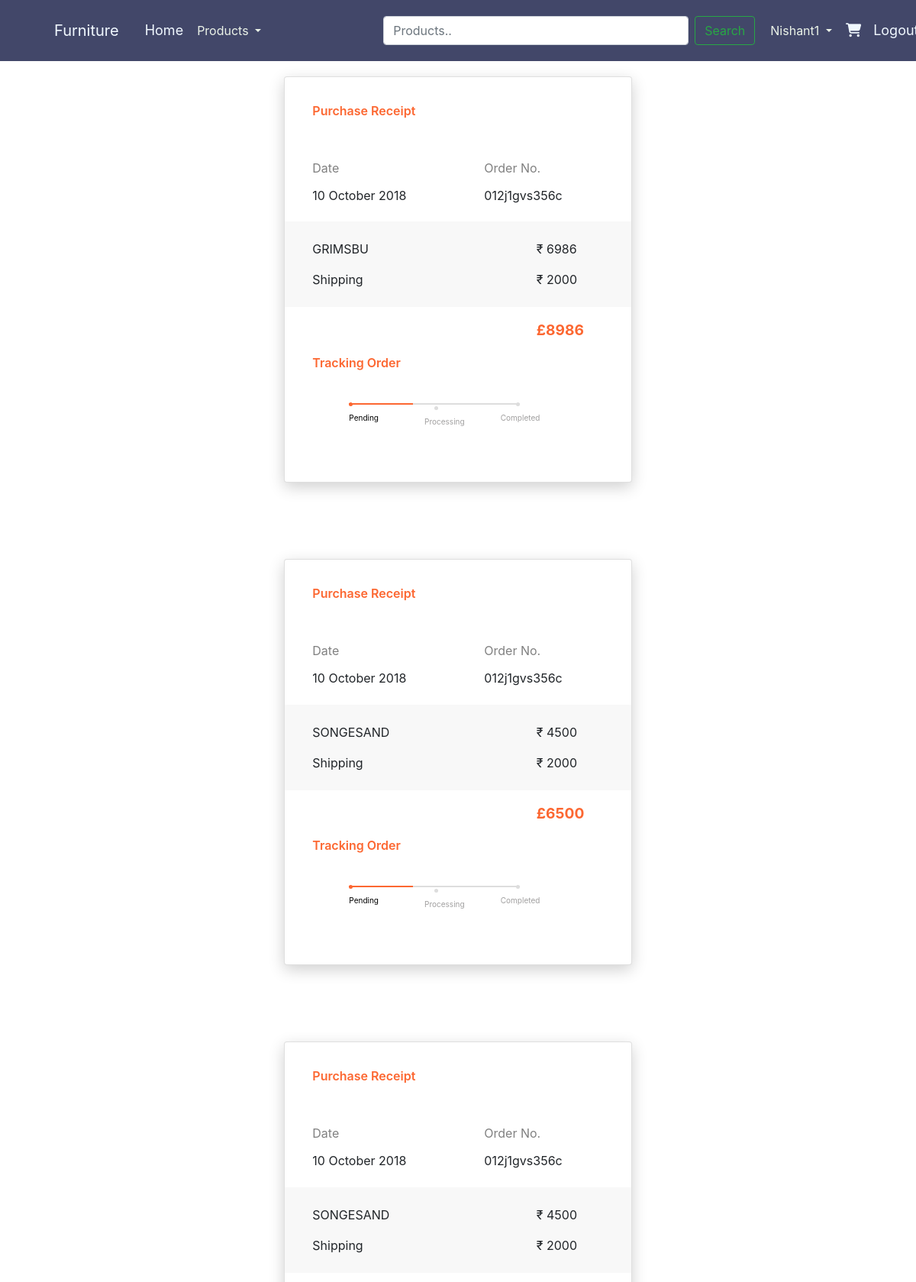
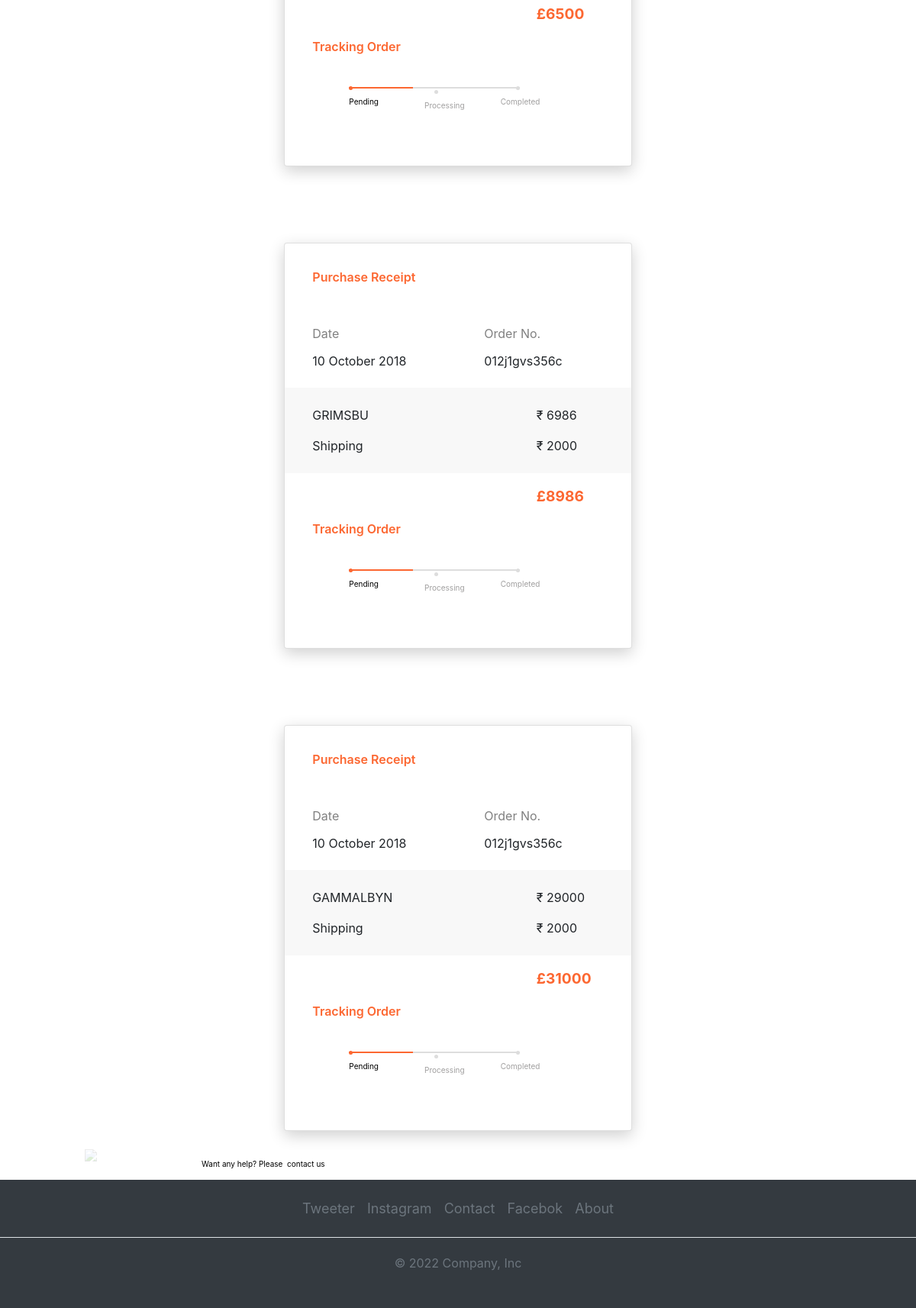
The app's page /order/ (signed in) with its own data (2 pictures, top to bottom).
### core/models.py (models this page shows, shortened)
class Order(models.Model):
    STATUS_CHOICES = [
        ('PENDING','Pending'),
        ('PROCESSING','Processing'),
        ('COMPLETED','Completed'),
        ('CANCELLED','Cancelled')
    ]
    user = models.ForeignKey(User, on_delete=models.CASCADE)
    customer = models.ForeignKey(Customer,on_delete=models.CASCADE,default=None)
    product = models.ForeignKey(Products,on_delete=models.CASCADE)
    quantity =models.PositiveIntegerField(default = 1)
    order_at =models.DateTimeField(auto_now_add=True)
    status = models.CharField(max_length=20, choices=STATUS_CHOICES,default='PENDING')

class Products(models.Model):
    CATAGORY_CHOICES = [
        ('SOFA','Sofa'),
        ('BED','Bed'),
        ('CHAIR','Chair'),
    ]
    name = models.CharField(max_length=100)
    category = models.CharField(max_length=20,choices=CATAGORY_CHOICES)
    small_description = models.TextField()
    description = models.TextField()
    selling_price = models.IntegerField()
    discounted_price = models.IntegerField(default=0)
    percentage = models.IntegerField(default=0)
    price_and_quantity_total = models.IntegerField(default=0)
    product_image = models.ImageField(upload_to = 'product_images',default='none')   # As we are using image field we have to intall 'pillow'. And we have to Define MEDIA_URL in settings.py file so that all folder should save in media directory

### core/views.py (the view)
# urls.py: path('order/',views.order,name='order'),
def order(request):
    ordr =Order.objects.filter(user=request.user)
    return render(request,'core/order.html',{'ordr':ordr})

### core/templates/core/order.html (shortened to what this page needs)
{% extends "core/base.html" %}
{% block home %}
{% for o in ordr %}
<div class="order">
    <div class="card">
        <div class="title">Purchase Receipt</div>
        <div class="info">
            <div class="row">
                <div class="col-7">
                    <span id="heading">Date</span><br>
                    <span id="details">10 October 2018</span>
                </div>
                <div class="col-5 pull-right">
                    <span id="heading">Order No.</span><br>
                    <span id="details">012j1gvs356c</span>
                </div>
            </div>
        </div>
        <div class="pricing">
            <div class="row">
                <div class="col-9">
                    <span id="name">{{ o.product.name }}</span>
                </div>
                <div class="col-3">
                    <span id="price">₹ {{ o.product.selling_price }}</span>
                </div>
            </div>
            <div class="row">
                <div class="col-9">
                    <span id="name">Shipping</span>
                </div>
                <div class="col-3">
                    <span id="price">₹ 2000</span>
                </div>
            </div>
        </div>
        <div class="total">
            <div class="row">
                <div class="col-9"></div>
                <div class="col-3"><big>&pound;{{ o.product.selling_price|add:2000 }}</big></div>
            </div>
        </div>
        <div class="tracking">
            <div class="title">Tracking Order</div>
        </div>
        {% if o.status == 'PENDING' %}
        <div class="progress-track ml-5">
            <ul id="progressbar">
                <li class="step0 active " id="step1">Pending</li>
                <li class="step0  text-center" id="step2">Processing</li>
                <li class="step0  text-right" id="step3">Completed</li>
            </ul>
        </div>
        {% endif %}
    </div>
</div>
{% endfor %}
<div class="footer">
    <div class="row">
        <div class="col-2"><img class="img-fluid" src="https://i.imgur.com/YBWc55P.png"></div>
        <div class="col-10">Want any help? Please &nbsp;<a> contact us</a></div>
    </div>
</div>
{% endblock home %}

### core/templates/core/navbar.html (shortened to what this page needs)
<!DOCTYPE html>
{% load static%}
<html lang="en">
<head>
    <link rel="stylesheet" href="{% static 'core/css/bootstrap.min.css' %}">
    <link rel="stylesheet" href="{% static 'core/css/style.css' %}">
    <link rel="stylesheet" href="{% static 'core/css/fontawesome.css' %}">
</head>
<body>
    <nav class="navbar navbar-expand-lg bg-body-tertiary fixed-top" style="background-color: #424769;  ">
        <div class="container-fluid ">
          <a class="navbar-brand" href="#" style="margin-left: 40px;">Furniture</a>
          <ul class="navbar-nav ml-auto mb-2 mb-lg-0" style="padding: 10px; margin-right:40px">
            <li class="nav-item">
              <a class="nav-link active" aria-current="page" href="{% url "home" %}">Home</a>
            </li>
            <li class="nav-item">
                <div class="dropdown">
                  <button class="btn btn-link dropdown-toggle product_btn" type="button" id="dropdownMenu2" data-toggle="dropdown" aria-haspopup="true" aria-expanded="false">
                    Products
                  </button>
                </div>
              </li>
            </ul>
          <div class="collapse navbar-collapse" id="navbarSupportedContent">
            <form class="d-flex" role="search" style="margin-left: 100px;">
                <input class="form-control me-2" type="search" placeholder="Products.." aria-label="Search" style="width:400px  ">
                <button class="btn btn-outline-success" type="submit" style="margin-left:8px">Search</button>
              </form>
            <ul class="navbar-nav ml-auto mb-2 mb-lg-0" style="padding: 10px; margin-right:40px">
              <li class="nav-item">
                {% if request.user.is_authenticated %}
                <div class="dropdown">
                  <button class="btn btn-link dropdown-toggle product_btn" type="button" id="dropdownMenu2" data-toggle="dropdown" aria-haspopup="true" aria-expanded="false">
                    {{user.username| capfirst}}
                  </button>
                </div>
                <li class="nav-item">
                  <a class="nav-link" href="{% url "viewcart" %}"><i class="fa-solid fa-cart-shopping"></i></a>
                </li>
                <li class="nav-item">
                  <a class="nav-link" href="{% url "logout" %}">Logout</a>
                </li>
              {% endif %}
            </ul>
          </div>
        </div>
      </nav>
</body>
</html>

### core/static/core/css/style.css (style rules this page uses)
.nav-item { font-size: 18px; }
.nav-item a { color: aliceblue; }
.navbar-brand { color: aliceblue; }
.product_btn { color: #EBF3E8; border: none; padding: 10px; text-decoration: none; }
.text-center { padding: 5px; padding-bottom: 15px; }

### core/templates/core/order.html (style rules this page uses)
body { background: #ddd3; vertical-align: bottom; font-family: Muli; font-size: 14px; }
.card { margin: auto; width: 38%; max-width:600px; padding: 4vh 0; box-shadow: 0 6px 20px 0 rgba(0, 0, 0, 0.19); border-top: 3px solid rgb(252, 103, 49); border-bottom: 3px solid rgb(252, 103, 49); border-left: none; border-right: none; }
.title { color: rgb(252, 103, 49); font-weight: 600; margin-bottom: 2vh; padding: 0 8%; font-size: initial; }
#details { font-weight: 400; }
.info { padding: 5% 8%; }
.info .col-5 { padding: 0; }
#heading { color: grey; line-height: 6vh; }
.pricing { background-color: #ddd3; padding: 2vh 8%; font-weight: 400; line-height: 2.5; }
.pricing .col-3 { padding: 0; }
.total { padding: 2vh 8%; color: rgb(252, 103, 49); font-weight: bold; }
.total .col-3 { padding: 0; }
.footer { padding: 0 8%; font-size: x-small; color: black; }
.footer img { height: 5vh; opacity: 0.2; }
.footer a { color: rgb(252, 103, 49); }
.footer .col-10, .col-2 { display: flex; padding: 3vh 0 0; align-items: center; }
.footer .row { margin: 0; }
#progressbar { margin-bottom: 3vh; overflow: hidden; color: rgb(252, 103, 49); padding-left: 0px; margin-top: 3vh }
#progressbar li { list-style-type: none; font-size: x-small; width: 25%; float: left; position: relative; font-weight: 400; color: rgb(160, 159, 159); }
#progressbar #step1:before { content: ""; color: rgb(252, 103, 49); width: 5px; height: 5px; margin-left: 0px !important; }
#progressbar #step2:before { content: ""; color: #fff; width: 5px; height: 5px; margin-left: 32%; }
#progressbar #step3:before { content: ""; color: #fff; width: 5px; height: 5px; margin-right: 32% ; }
#progressbar li:before { line-height: 29px; display: block; font-size: 12px; background: #ddd; border-radius: 50%; margin: auto; z-index: -1; margin-bottom: 1vh; }
#progressbar li:after { content: ''; height: 2px; background: #ddd; position: absolute; left: 0%; right: 0%; margin-bottom: 2vh; top: 1px; z-index: 1; }
.progress-track { padding: 0 8%; }
#progressbar li:nth-child(2):after { margin-right: auto; }
#progressbar li:nth-child(1):after { margin: auto; }
#progressbar li:nth-child(3):after { float: left; width: 68%; }
#progressbar li.active { color: black; }
#progressbar li.active:before, #progressbar li.active:after { background: rgb(252, 103, 49); }
.order { margin-top:100px; }

### records on screen
Order: product.name "GRIMSBU", product.selling_price "6986", product.selling_price|add "8986", status "Pending"
Order: product.name "SONGESAND", product.selling_price "4500", product.selling_price|add "6500", status "Pending"
Order: product.name "SONGESAND", product.selling_price "4500", product.selling_price|add "6500", status "Pending"
Order: product.name "GRIMSBU", product.selling_price "6986", product.selling_price|add "8986", status "Pending"
Order: product.name "GAMMALBYN", product.selling_price "29000", product.selling_price|add "31000", status "Pending"

### other values on screen
{{ user.username| capfirst }} "Nishant1"
